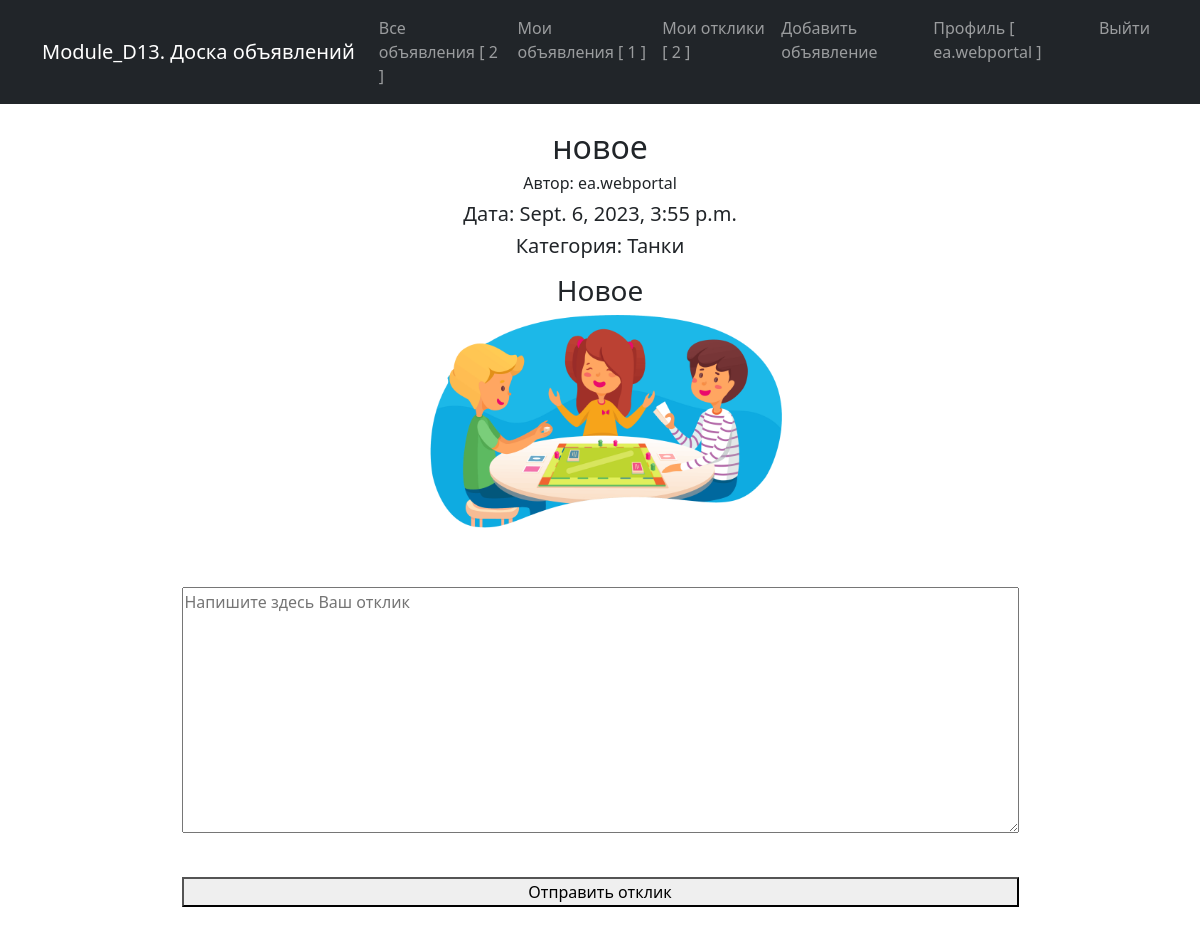
/11 (signed in), run on the app's committed database.
### ads/models.py (models this page shows, shortened)
class Ad(models.Model):
    author = models.ForeignKey('auth.User', on_delete=models.CASCADE)
    category = models.CharField(
        max_length=2,
        choices=[
            ('TA', 'Танки'),
            ('HE', 'Хилы'),
            ('DD', 'ДД'),
            ('TO', 'Торговцы'),
            ('GI', 'Гилдмастеры'),
            ('KV', 'Квестгиверы'),
            ('KU', 'Кузнецы'),
            ('KO', 'Кожевники'),
            ('ZE', 'Зельевары'),
            ('MZ', 'Мастера заклинаний')
        ],
        default='TA'
    )
    posted = models.DateTimeField(auto_now_add=True)
    title = models.CharField(max_length=255)
    content = models.TextField()
    image1 = models.ImageField(upload_to='images/', null=True, blank=True)
    image2 = models.ImageField(upload_to='images/', null=True, blank=True)
    image3 = models.ImageField(upload_to='images/', null=True, blank=True)
    video = models.FileField(upload_to='videos/', null=True, blank=True,
                             validators=[validate_video_format])

### ads/views.py (the view, shortened to what this page needs)
# urls.py: path('<int:pk>', AdDetailView.as_view(), name='ad_detail'),
class AdDetailView(LoginRequiredMixin, FormMixin, DetailView):
    template_name = 'ads/ad_detail.html'
    queryset = Ad.objects.all()
    form_class = OfferForm
    def get_context_data(self, **kwargs):
        context = super(AdDetailView, self).get_context_data(**kwargs)
        context['offers'] = Offer.objects.filter(ad=self.object)
        context['form'] = OfferForm(
            {'user': self.request.user, 'ad': self.object}
        )
        return context

### ads/forms.py
class OfferForm(ModelForm):
    class Meta:
        model = Offer
        fields = ['user', 'ad', 'text']
        labels = {'text': ''}
        widgets = {
            'user': HiddenInput(),
            'ad': HiddenInput(),
            'text': forms.Textarea(attrs={'placeholder': 'Напишите здесь Ваш отклик'})
        }

### billboard_project/context_processors.py (called while the page is built)
def counters(request):
    if request.user.is_authenticated:
        return {
            'all_ads': Ad.objects.all(),
            'user_ads': Ad.objects.filter(author=request.user),
            'user_offers': Offer.objects.filter(ad__author=request.user),
        }
    else:
        return {
            'all_ads': Ad.objects.none(),
            'user_ads': Ad.objects.none(),
            'user_offers': Offer.objects.none(),
        }

### templates/ads/ad_detail.html (shortened to what this page needs)
{% extends 'default.html' %}
{% block content %}
  <h2>{{ ad.title }}</h2>
  <h6>Автор: {{ ad.author }}</h6>
  <h5>Дата: {{ ad.posted }}</h5>
  <h5>Категория: {{ ad.get_category_display }}</p>
  <h3>{{ ad.content }}</h3>
  <div class="ad-detail__media">
    {% if ad.image1 %}
      <a href="{{ ad.image1.url }}"><img src="{{ ad.image1.url }}" alt="{{ ad.image.url }}"></a>
    {% endif %}
  </div>
  <form action="{% url 'ad_detail' object.id %}" method="post">
    {{ form }}
    <br>
    <button type="submit">Отправить отклик</button>
  </form>
{% endblock content %}

### templates/default.html (shortened to what this page needs)
{% load static %}
<!DOCTYPE html>
<html lang="en">
    <head>
        <link href="{% static 'css/styles.css' %}" rel="stylesheet" >
        <link href="{% static 'css/billboard.css' %}" rel="stylesheet">
    </head>
    <body>
        <nav class="navbar navbar-expand-lg navbar-dark bg-dark">
            <div class="container">
                <a class="navbar-brand" href="/">Module_D13. Доска объявлений</a>
                <div class="collapse navbar-collapse" id="navbarSupportedContent">
                    <ul class="navbar-nav ms-auto mb-2 mb-lg-0">
                        <li class="nav-item"><a class="nav-link" aria-current="page" href="/">Все объявления [ {{ all_ads | length }} ]</a></li>
                        <li class="nav-item"><a class="nav-link" href="{% url 'my_ads' %}">Мои объявления [ {{ user_ads | length }} ]</a></li>
                        <li class="nav-item"><a class="nav-link" href="{% url 'offers' %}">Мои отклики [ {{ user_offers | length }} ]</a></li>
                        <li class="nav-item"><a class="nav-link" href="{% url 'ad_create' %}">Добавить объявление</a></li>
                        <li class="nav-item"><a class="nav-link" href="{% url 'user_detail' %}">Профиль [ {{ request.user.username }} ]</a></li>
                        <li class="nav-item"><a class="nav-link" href="{% url 'account_logout' %}">Выйти</a></li>
                    </ul>
                </div>
            </div>
        </nav>
        <div class="container">
            <div class="row">
                <div class="col-lg-12 text-center">
                    <main>
                        <br>
                        {% block content %}
                        {% endblock content %}
                    </main>
                </div>
            </div>
        </div>
    </body>
</html>

### static/css/billboard.css (style rules this page uses)
.ad-detail__media { display: flex; flex-wrap: wrap; gap: 1rem; justify-content: space-around; align-items: center; width: 75%; margin: auto; }
.ad-detail__media img, .ad-detail__media video { max-height: 15rem; border-radius: 10px; }

### data on the page
Ad: title "новое", author "ea.webportal", posted "Sept. 6, 2023, 3:55 p.m.", category "Танки", content "Новое", image1 (picture)

### other printed values
{{ all_ads | length }} "2"
{{ user_ads | length }} "1"
{{ user_offers | length }} "2"
{{ request.user.username }} "ea.webportal"
